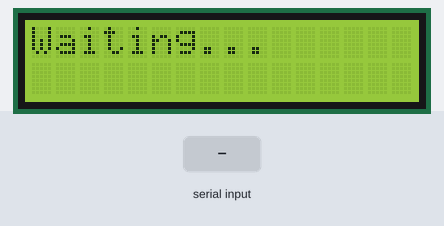
This sketch was run on a simulated Arduino Uno, built with avr-gcc and run on an emulated ATmega328P. Shown: 16×2 character LCD. Inputs (shaded band) come from the test bench.

Above: at 1.2 s.
1.3 s: "1\n" received over Serial
At 1.7 s:
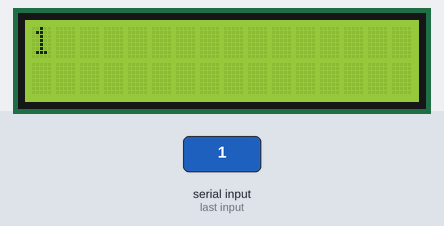
2.8 s: byte 10 ('\n') received over Serial
At 4.0 s:
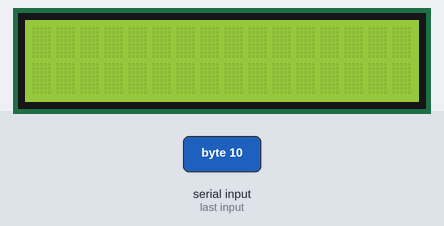
4.3 s: "0\n" received over Serial
At 5.2 s:
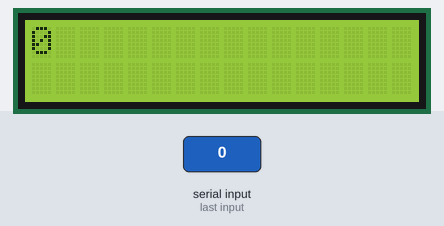
Timing chart, 0 to 7.3 s (numbered marks = the images above; inputs shaded):
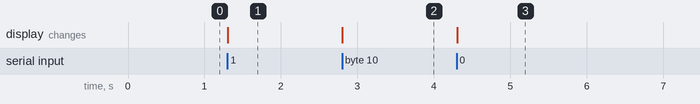

Measured:
- after the input at 1.3 s, the display: changes at once (image 1)
- after the input at 2.8 s, the display: changes at once (image 2)
- after the input at 4.3 s, the display: changes at once (image 3)

The sketch:

LCD_Receiver.ino
```cpp
#include <Wire.h>
#include <LiquidCrystal_I2C.h>

LiquidCrystal_I2C lcd(0x27, 16, 2); // I2C LCD
String input = "";

void setup() {
  Serial.begin(115200);
  lcd.init();
  lcd.backlight();
  lcd.setCursor(0, 0);
  lcd.print("Waiting...");
}

void loop() {
  while (Serial.available()) {
    char c = Serial.read();
    if (c == '\n') {
      input.trim(); // Remove trailing \r or spaces

      lcd.clear();
      lcd.setCursor(0, 0);
      lcd.print(input);

      // Optional: reset buffer for next message
      input = "";
    } else {
      input += c;
    }
  }
}
```

utils.c
```cpp
#include <stdlib.h>

// Compare two float numbers (function required by qsort)
int compare_floats(const void *p, const void *q) {

  float x = *(const float *)p;
  float y = *(const float *)q;

  // Avoid using x - y, as it can cause undefined behavior
  if (x < y) {
    return -1;
  } else if (x > y) {
    return 1;
  }

  return 0;
}

// Find median in a group of numbers
// WARNING: sorts array in place
float median(float *arr, int arr_len) {

  float median;

  // Use stdlib's qsort to sort array in place
  qsort(arr, arr_len, sizeof(float), compare_floats);

  // If even number of elements take average of two middle elements
  if (arr_len % 2 == 0) {
    median = (arr[(arr_len - 1) / 2] + arr[arr_len / 2]) / 2.0;
  } else {
    median = arr[arr_len / 2];
  }

  return median;
}

// Calculate Median Absolute Deviation (MAD) of array
// WARNING: manipulates array in place
float calc_mad(float *arr, int arr_len) {

  // Get the median of the array
  float med = median(arr, arr_len);

  // Calculate absolute deviation from the median for each element
  for (int i = 0; i < arr_len; i++) {
    arr[i] = fabs(arr[i] - med);
  }

  // Find the median of the deviations
  return median(arr, arr_len);
}

// Calculate the dot product between two vectors
float dot_product(float *a, float *b, int len) {
  float sum = 0;
  for (int i = 0; i < len; i++) {
    sum += a[i] * b[i];
  }

  return sum;
}

// Perform matrix multiplication between two 2D arrays
int matrix_multiply(const float *a,
                    const float *b,
                    int a_rows,
                    int a_cols,
                    int b_rows,
                    int b_cols,
                    float *prod) {

  float sum;

  // Check to make sure we can multiply the matrices
  if (a_cols != b_rows) {
    return 0;
  }

  // Calculate the dot product for each element in return matrix
  for (int i = 0; i < a_rows; i++) {
    for (int j = 0; j < b_cols; j++) {
      sum = 0;
      for (int k = 0; k < a_cols; k++) {
        sum += a[(i * a_cols) + k] * b[(k * b_cols) + j];
      }
      prod[(i * b_cols) + j] = sum;
    }
  }

  return 1;
}

// Calculate the Mahalanobis distance based on mean and inverse covariance
float mahalanobis(const float *x,
                  const float *mu,
                  const float *inv_cov,
                  int len) {

  float x_minus_mu[1][len];
  float x_minus_mu_t[len][1];
  float left_term[1][len];
  float mahal[1][1];

  // Subtract each element in X from the mean
  for (int i = 0; i < len; i++) {
    x_minus_mu[0][i] = x[i] - mu[i];
  }

  // Compute product of prev term and inverse covariance
  matrix_multiply(*x_minus_mu, inv_cov, 1, len, len, len, *left_term);

  // Transpose matrix
  for (int i = 0; i < len; i++) {
    x_minus_mu_t[i][0] = x_minus_mu[0][i];
  }

  // Matrix multiply prev term and difference
  matrix_multiply(*left_term, *x_minus_mu_t, 1, len, len, 1, *mahal);

  return mahal[0][0];
}

// Calculate the mean squared error between two arrays
float calc_mse(const float *x, const float *x_hat, const int len) {

  float mse = 0;

  // Square difference between each set of elements
  for (int i = 0; i < len; i++) {
    mse += pow(x[i] - x_hat[i], 2);
  }

  return mse / len;
}
```
